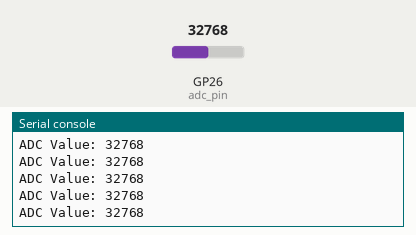
Simulated run of this program. Board: Raspberry Pi Pico running MicroPython. Parts: the last lines printed to the serial console. The test bench sets the inputs (shaded band); at power-on: GP26 (adc_pin) = 32768 (analog values on the 0–65535 scale).

Above: at 1.2 s.
1.3 s: GP26 (adc_pin) set to 45874
At 1.31 s:
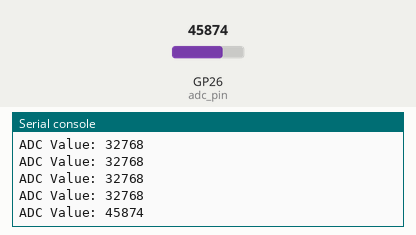
2.8 s: GP26 (adc_pin) set to 57670
At 2.81 s:
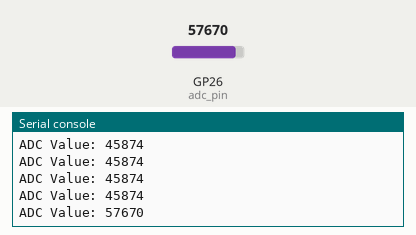
Timing chart, 0 to 5.8 s (numbered marks = the images above; inputs shaded):
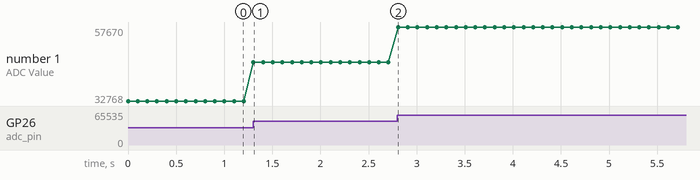

The program:

main.py
```python
import machine
import time

# Define the ADC pin
adc_pin = machine.ADC(0)

while True:
    # Read the ADC value
    adc_value = adc_pin.read_u16()

    # Print the ADC value to the terminal
    print("ADC Value:", adc_value)

    # Wait for a short delay
    time.sleep(0.1)
```

Measured:
- after the input at 1.3 s, the serial console: prints a new line at once (image 1)
- after the input at 2.8 s, the serial console: prints a new line at once (image 2)
- plotted number 1: 32768 → 45874 after the input at 1.3 s, 45874 → 57670 after the input at 2.8 s
